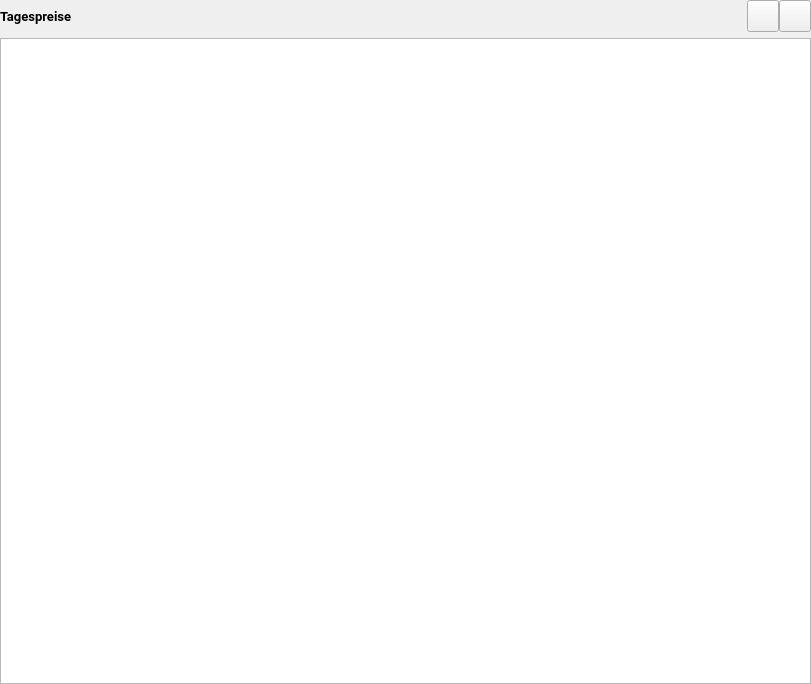
<?xml version="1.0" encoding="UTF-8"?>
<ui version="4.0">
 <class>DayPrice</class>
 <widget class="QWidget" name="DayPrice">
  <property name="geometry">
   <rect>
    <x>0</x>
    <y>0</y>
    <width>811</width>
    <height>684</height>
   </rect>
  </property>
  <property name="windowTitle">
   <string>Form</string>
  </property>
  <layout class="QVBoxLayout" name="verticalLayout">
   <property name="leftMargin">
    <number>0</number>
   </property>
   <property name="topMargin">
    <number>0</number>
   </property>
   <property name="rightMargin">
    <number>0</number>
   </property>
   <property name="bottomMargin">
    <number>0</number>
   </property>
   <item>
    <layout class="QHBoxLayout" name="horizontalLayout_2" stretch="1,0">
     <item>
      <widget class="QLabel" name="label_3">
       <property name="font">
        <font>
         <family>Roboto</family>
         <pointsize>10</pointsize>
         <bold>true</bold>
        </font>
       </property>
       <property name="text">
        <string>Tagespreise</string>
       </property>
      </widget>
     </item>
     <item>
      <layout class="QHBoxLayout" name="horizontalLayout">
       <property name="spacing">
        <number>0</number>
       </property>
       <item>
        <widget class="QPushButton" name="btnCollapse">
         <property name="minimumSize">
          <size>
           <width>32</width>
           <height>32</height>
          </size>
         </property>
         <property name="maximumSize">
          <size>
           <width>32</width>
           <height>32</height>
          </size>
         </property>
         <property name="text">
          <string/>
         </property>
         <property name="icon">
          <iconset resource="../assets/ressources.qrc">
           <normaloff>:/icons/collapse_all.png</normaloff>:/icons/collapse_all.png</iconset>
         </property>
         <property name="iconSize">
          <size>
           <width>20</width>
           <height>20</height>
          </size>
         </property>
        </widget>
       </item>
       <item>
        <widget class="QPushButton" name="btnExpand">
         <property name="minimumSize">
          <size>
           <width>32</width>
           <height>32</height>
          </size>
         </property>
         <property name="maximumSize">
          <size>
           <width>32</width>
           <height>32</height>
          </size>
         </property>
         <property name="text">
          <string/>
         </property>
         <property name="icon">
          <iconset resource="../assets/ressources.qrc">
           <normaloff>:/icons/unfold_all.png</normaloff>:/icons/unfold_all.png</iconset>
         </property>
         <property name="iconSize">
          <size>
           <width>24</width>
           <height>24</height>
          </size>
         </property>
        </widget>
       </item>
      </layout>
     </item>
    </layout>
   </item>
   <item>
    <widget class="DayPriceTree" name="dayPriceTree">
     <property name="styleSheet">
      <string notr="true"/>
     </property>
     <attribute name="headerVisible">
      <bool>false</bool>
     </attribute>
     <column>
      <property name="text">
       <string notr="true">1</string>
      </property>
     </column>
    </widget>
   </item>
  </layout>
 </widget>
 <customwidgets>
  <customwidget>
   <class>DayPriceTree</class>
   <extends>QTreeWidget</extends>
   <header>app.widgets.tree_widgets.DayPriceTree</header>
  </customwidget>
 </customwidgets>
 <resources>
  <include location="../assets/ressources.qrc"/>
 </resources>
 <connections>
  <connection>
   <sender>btnExpand</sender>
   <signal>clicked()</signal>
   <receiver>dayPriceTree</receiver>
   <slot>expandAll()</slot>
   <hints>
    <hint type="sourcelabel">
     <x>789</x>
     <y>22</y>
    </hint>
    <hint type="destinationlabel">
     <x>760</x>
     <y>148</y>
    </hint>
   </hints>
  </connection>
  <connection>
   <sender>btnCollapse</sender>
   <signal>clicked()</signal>
   <receiver>dayPriceTree</receiver>
   <slot>collapseAll()</slot>
   <hints>
    <hint type="sourcelabel">
     <x>756</x>
     <y>16</y>
    </hint>
    <hint type="destinationlabel">
     <x>663</x>
     <y>117</y>
    </hint>
   </hints>
  </connection>
 </connections>
</ui>
